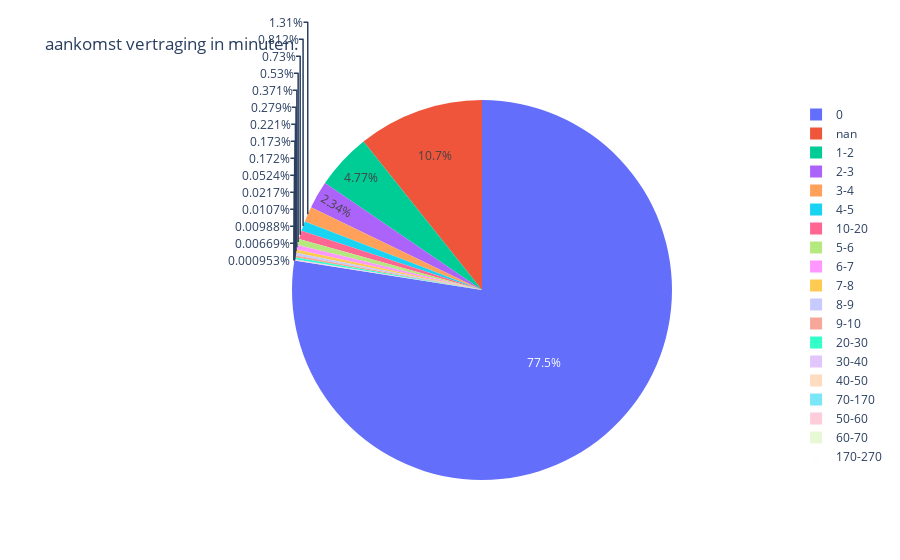

Notebook code for this chart:
### Markdown cell above
in de chard hierboven is in te lezen dat de meeste treinen op tijd weggaan van hun locatie. houd nogmaals rekening dat 0 en nan allebij zeggen dat er geen vertraging vermeld is.

en als ik de nan en 0 weg haal is de vertraging voornamelijk binnen de 10 minuten. ( je kunt zelf ook de 0 en nan weghalen in de pie chard. klick op de namen die u weg will hebben )

maar dit hierboven is alleen de vertrek vertraging. hieronder heb ik de aankomst op de zelfde manier gedaan.

### Code cell
bins = list(range(1, 10, 1)) + list(range(10, 70, 10)) + list(range(70, int(Train_trafic_2023['Stop:Arrival delay'].max()) +100, 100))

# Define your custom labels
labels = ['0'] +  [f'{bins[i]}-{bins[i+1]}' for i in range(len(bins)-1)]

bins = [0] + bins 

Train_trafic_2023['binned aankomst vertraging'] = pd.cut(Train_trafic_2023['Stop:Arrival delay'], bins=bins, labels=labels, include_lowest=True)
Train_trafic_2023['binned aankomst vertraging'] = Train_trafic_2023['binned aankomst vertraging'].astype(str)

counts = Train_trafic_2023['binned aankomst vertraging'].value_counts(sort=False)
fig = px.pie(values=counts, names=counts.index, title='aankomst vertraging in minuten.')
fig.show()

### Figure 1 — Plotly figure (JSON) as saved in the notebook; plotly's stock layout.template omitted (floating-point values rounded to 4 significant figures)
{"data": [{"domain": {"x": [0, 1], "y": [0, 1]}, "hovertemplate": "label=%{label}<br>value=%{value}<extra></extra>", "labels": ["nan", "0", "1-2", "2-3", "9-10", "6-7", "3-4", "8-9", "20-30", "10-20", "5-6", "7-8", "4-5", "30-40", "40-50", "50-60", "60-70", "70-170", "170-270"], "legendgroup": "", "name": "", "showlegend": true, "type": "pie", "values": [551049, 3984135, 245072, 120190, 8871, 19100, 67481, 11359, 8833, 37547, 27238, 14334, 41775, 2697, 1116, 508, 344, 552, 49]}], "layout": {"legend": {"tracegroupgap": 0}, "title": {"text": "aankomst vertraging in minuten."}}}
